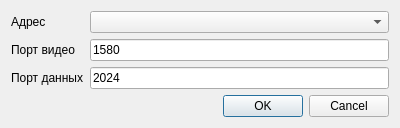
<?xml version="1.0" encoding="UTF-8"?>
<ui version="4.0">
 <class>NetConfigDialog</class>
 <widget class="QDialog" name="NetConfigDialog">
  <property name="geometry">
   <rect>
    <x>0</x>
    <y>0</y>
    <width>400</width>
    <height>98</height>
   </rect>
  </property>
  <property name="windowTitle">
   <string>Настройки сети</string>
  </property>
  <property name="modal">
   <bool>true</bool>
  </property>
  <layout class="QVBoxLayout" name="verticalLayout">
   <item>
    <layout class="QFormLayout" name="formLayout">
     <item row="0" column="1">
      <widget class="QComboBox" name="cbAddress"/>
     </item>
     <item row="0" column="0">
      <widget class="QLabel" name="label">
       <property name="text">
        <string>Адрес</string>
       </property>
      </widget>
     </item>
     <item row="1" column="0">
      <widget class="QLabel" name="label_2">
       <property name="text">
        <string>Порт видео</string>
       </property>
      </widget>
     </item>
     <item row="1" column="1">
      <widget class="QLineEdit" name="leVideoPort">
       <property name="inputMask">
        <string>d999</string>
       </property>
       <property name="text">
        <string>1580</string>
       </property>
       <property name="maxLength">
        <number>4</number>
       </property>
       <property name="placeholderText">
        <string>Номер порта для передачи видео</string>
       </property>
      </widget>
     </item>
     <item row="2" column="0">
      <widget class="QLabel" name="label_3">
       <property name="text">
        <string>Порт данных</string>
       </property>
      </widget>
     </item>
     <item row="2" column="1">
      <widget class="QLineEdit" name="leDataPort">
       <property name="inputMask">
        <string>d999</string>
       </property>
       <property name="text">
        <string>2024</string>
       </property>
       <property name="placeholderText">
        <string>Номер порта для передачи данных</string>
       </property>
      </widget>
     </item>
    </layout>
   </item>
   <item>
    <widget class="QDialogButtonBox" name="buttonBox">
     <property name="orientation">
      <enum>Qt::Horizontal</enum>
     </property>
     <property name="standardButtons">
      <set>QDialogButtonBox::Cancel|QDialogButtonBox::Ok</set>
     </property>
    </widget>
   </item>
  </layout>
 </widget>
 <resources/>
 <connections>
  <connection>
   <sender>buttonBox</sender>
   <signal>accepted()</signal>
   <receiver>NetConfigDialog</receiver>
   <slot>accept()</slot>
   <hints>
    <hint type="sourcelabel">
     <x>248</x>
     <y>254</y>
    </hint>
    <hint type="destinationlabel">
     <x>157</x>
     <y>274</y>
    </hint>
   </hints>
  </connection>
  <connection>
   <sender>buttonBox</sender>
   <signal>rejected()</signal>
   <receiver>NetConfigDialog</receiver>
   <slot>reject()</slot>
   <hints>
    <hint type="sourcelabel">
     <x>316</x>
     <y>260</y>
    </hint>
    <hint type="destinationlabel">
     <x>286</x>
     <y>274</y>
    </hint>
   </hints>
  </connection>
 </connections>
</ui>
